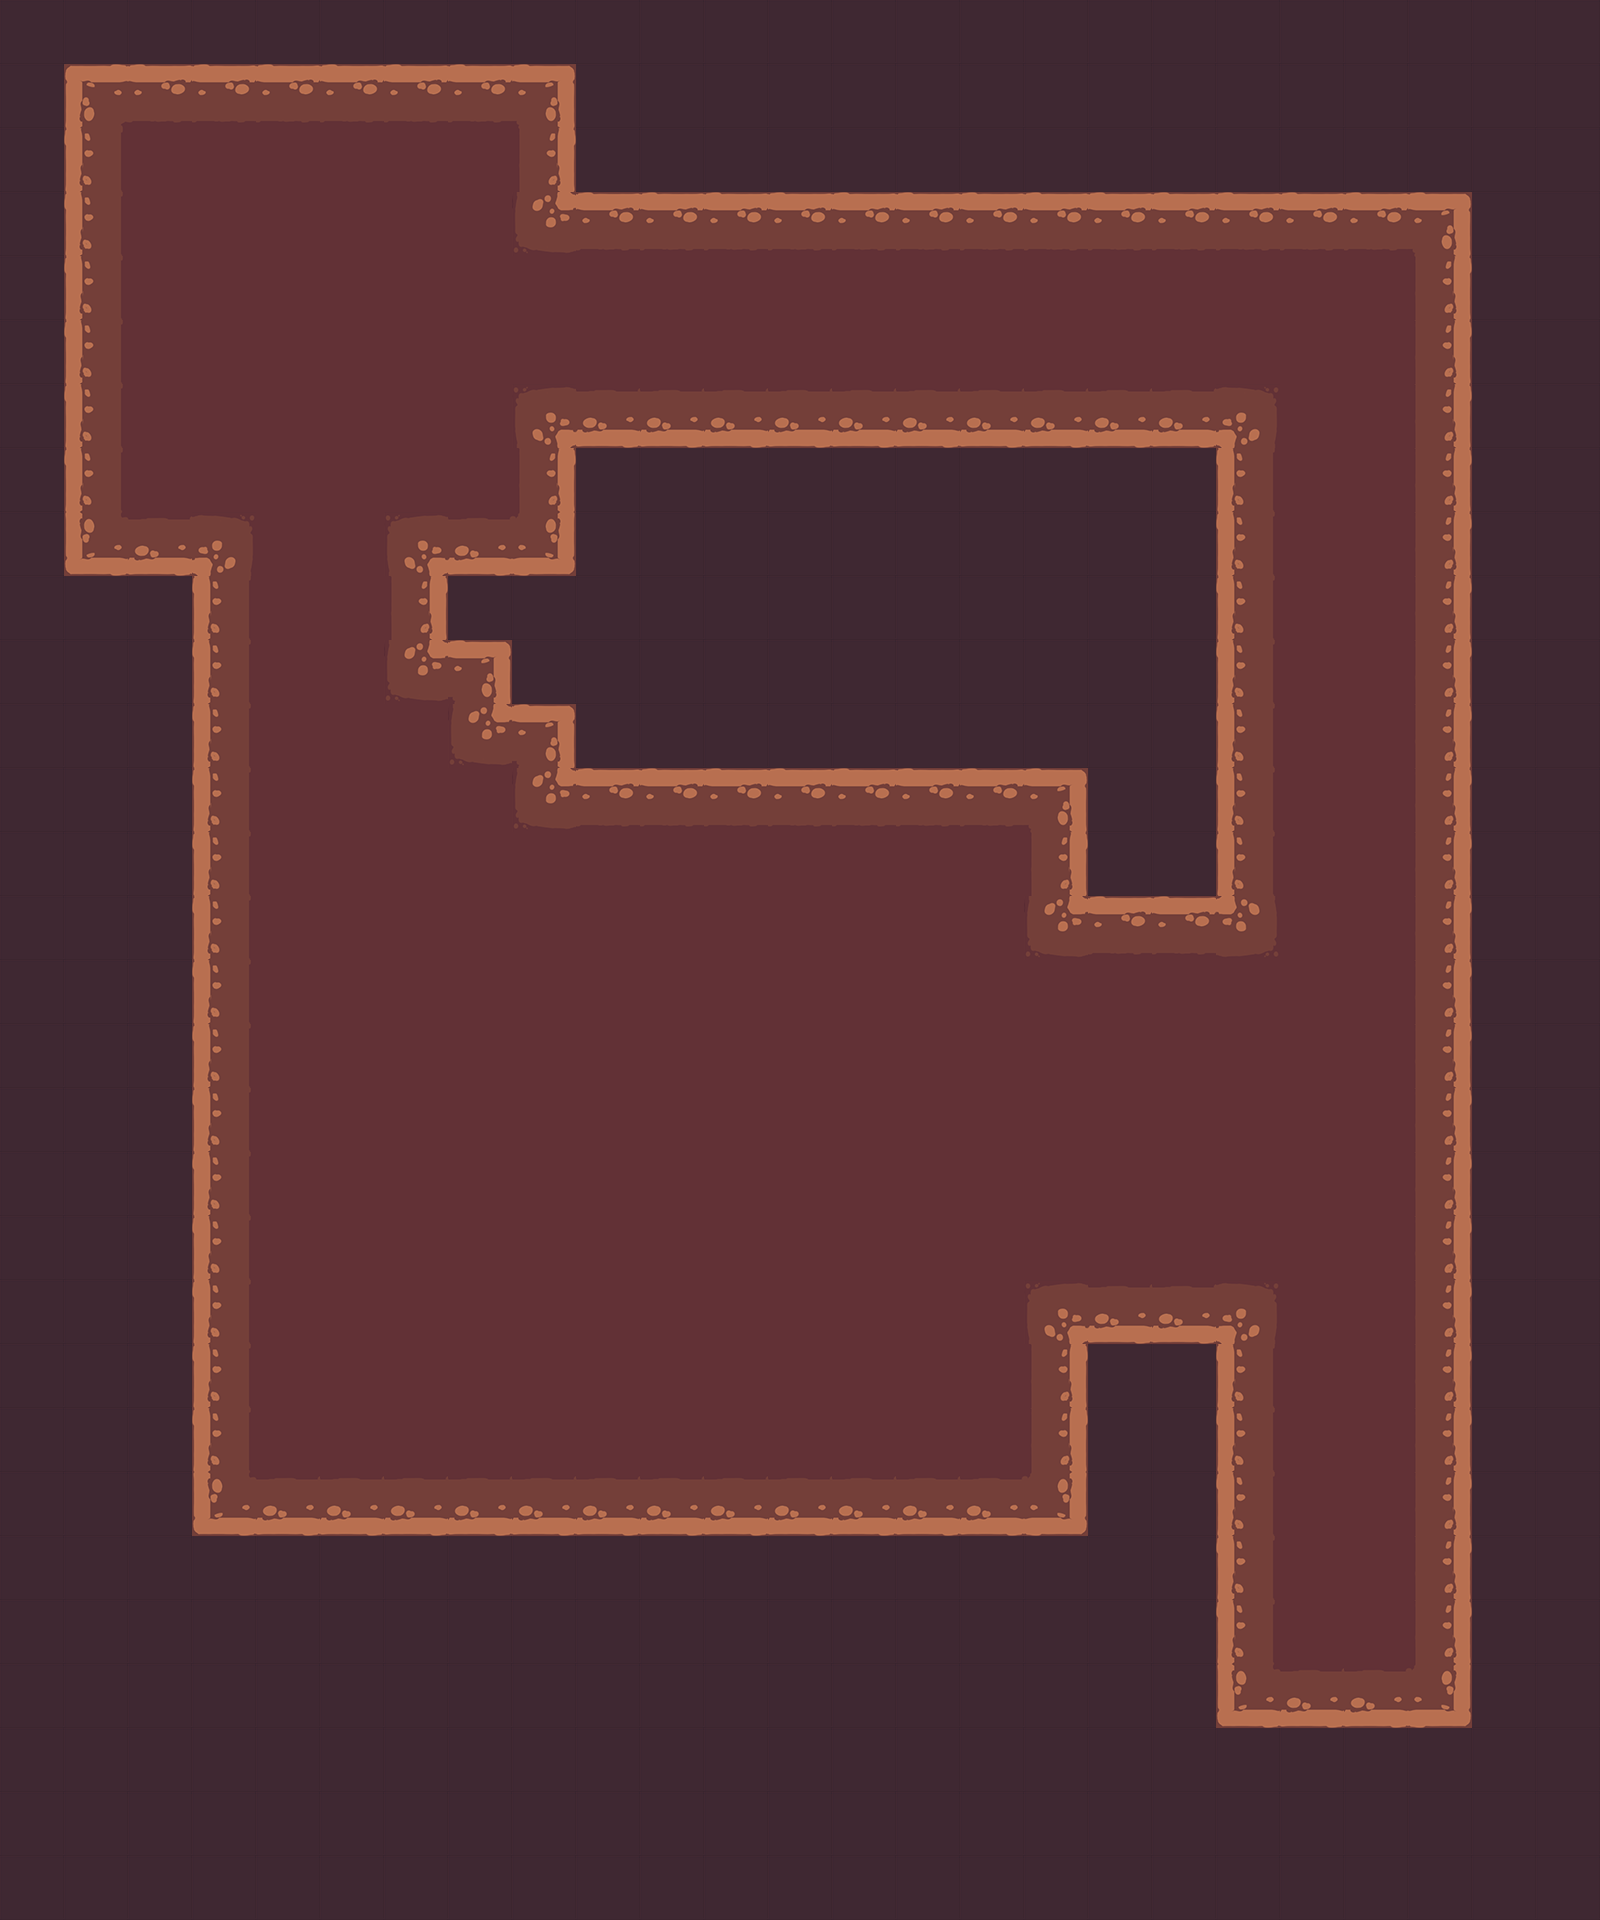

Below is a game level as drawn by its tile map, then a one-line description and the .tmx that defines it (tile-layer data replaced by summaries):
An orthogonal 25x30 tile map with 64x64 px tiles, 2 tile layers (bg, demo).

<map version="1.0" tiledversion="2018.01.23" orientation="orthogonal" renderorder="right-down" width="25" height="30" tilewidth="64" tileheight="64" infinite="0" nextobjectid="1">
 <tileset firstgid="1" source="template.tsx" />
 <layer name="bg" width="25" height="30">
  <data>[750 cells, 750 non-empty, 1 distinct tile ids]</data>
 </layer>
 <layer name="demo" width="25" height="30">
  <data>[750 cells, 397 non-empty, 13 distinct tile ids]</data>
 </layer>
</map>
